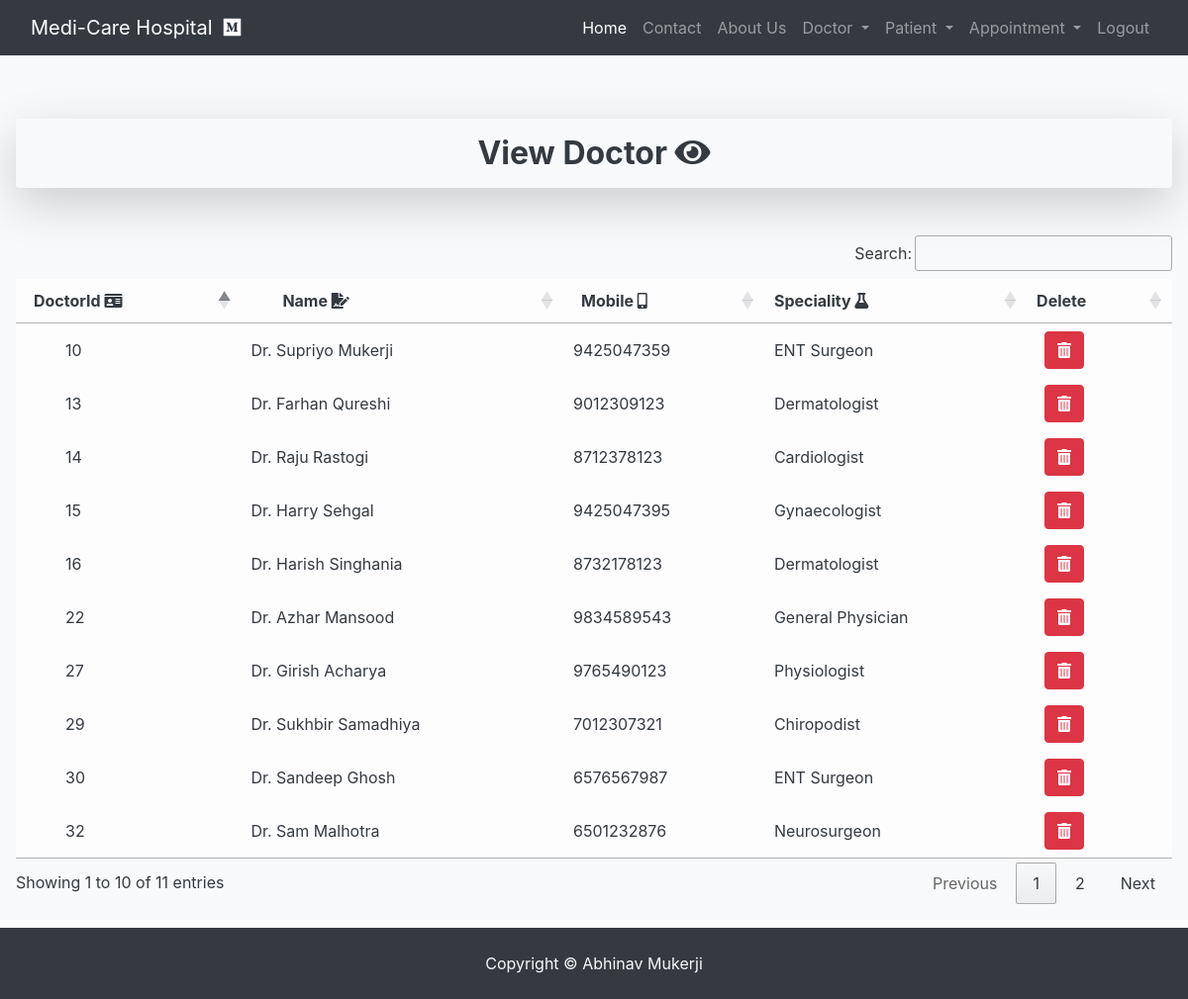
/view_doctor/ (signed in), run on the app's committed database.
### hospital/models.py (models this page shows)
class Doctor(models.Model):
	Name=models.CharField(max_length=50)
	mobile=models.IntegerField(unique=True)
	special=models.CharField(max_length=50)

### hospital/views.py (the view)
# urls.py: path('view_doctor/',View_doctor,name='view_doctor'),
def View_doctor(request):
	if not request.user.is_staff:
		return redirect('login')
	doc=Doctor.objects.all()
	d={'doc':doc}
	return render(request,'view_doctor.html',d)

### hospital/templates/view_doctor.html
{% include 'base.html' %}
{% include 'navigation.html' %}
 <div class="p-3 mb-2 bg-light text-dark">
  <div>
   <br><br>
   <h2 class="text-center"><div class="shadow-lg p-3 mb-5 bg-body rounded"><b>View Doctor <i class="fas fa-eye"></i></b></div></h2>
   <table id="example" class="table-light">
    <thead>
     <tr>
      <th>&ensp;DoctorId <i class="fas fa-id-card"></i></th>
      <th>&ensp;&ensp;&ensp;&ensp;Name <i class="fas fa-file-signature"></i></th>
      <th>&ensp;Mobile <i class="fas fa-mobile-alt"></i></th>
      <th>Speciality <i class="fas fa-flask"></i></th>
      <th>Delete</th>
     </tr>
    </thead>
    <body>
     {% for i in doc %}
     <tr>
      <td>&ensp;&ensp;&ensp;&ensp;&ensp;{{i.id}}</td>
      <td>{{i.Name}}</td>
      <td>{{i.mobile}}</td>
      <td>{{i.special}}</td>
      <td>&ensp;<a href="{% url 'delete_doctor' i.id %}" onclick="return confirm('Are you sure you want to delete?')" class="btn btn-danger"><i class="fas fa-trash-alt"></i></a></td>
     </tr>
     {% endfor %}
    </body>
   </table>
  </div>
 </div>
<footer class="text-center py-4 text-light bg-dark"> Copyright &copy Abhinav Mukerji </footer>

### hospital/templates/base.html (shortened to what this page needs)
{% load static %}
<!DOCTYPE html>
<html lang="en">
<head>
	<link rel="stylesheet" href="https://maxcdn.bootstrapcdn.com/bootstrap/4.5.2/css/bootstrap.min.css">
	<link rel="stylesheet" href="https://use.fontawesome.com/releases/v5.7.0/css/all.css">
	<link rel="stylesheet" type="text/css" href="{% static 'css/mystyle.css' %}">
	<link rel="stylesheet" href="https://cdn.datatables.net/1.10.24/css/jquery.dataTables.min.css" />
	<link rel="stylesheet" href="https://cdn.datatables.net/buttons/1.7.0/css/buttons.dataTables.min.css" />
</head>
<body>
</body>
</html>

### hospital/templates/navigation.html (shortened to what this page needs)
<nav class="navbar navbar-expand-lg navbar-dark bg-dark">
  <div class="container-fluid">
    <a class="navbar-brand" href="{% url 'home' %}"">Medi-Care Hospital &nbsp<i class="fab fa-medium"></i></a>
    <div class="collapse navbar-collapse" id="navbarSupportedContent">
      <ul class="navbar-nav ml-auto mb-2 mb-lg-0">
        <li class="nav-item">
          <a class="nav-link active" aria-current="page" href="{% url 'home' %}">Home</a>
        </li>
        <li class="nav-item">
          <a class="nav-link" href="{% url 'contact' %}">Contact</a>
        </li>
	<li class="nav-item">
          <a class="nav-link" href="{% url 'about' %}">About Us</a>
        </li>
	{% if request.user.is_staff %}
        <li class="nav-item dropdown">
          <a class="nav-link dropdown-toggle" href="#" id="navbarDropdown" role="button" data-toggle="dropdown" aria-haspopup="true" aria-expanded="false">
            Doctor
          </a>
        </li>
	<li class="nav-item dropdown">
          <a class="nav-link dropdown-toggle" href="#" id="navbarDropdown" role="button" data-toggle="dropdown" aria-haspopup="true" aria-expanded="false">
            Patient
          </a>
        </li>
	<li class="nav-item dropdown">
          <a class="nav-link dropdown-toggle" href="#" id="navbarDropdown" role="button" data-toggle="dropdown" aria-haspopup="true" aria-expanded="false">
            Appointment
          </a>
        </li>
        <li class="nav-item">
          <a class="nav-link" href="{% url 'logout_admin' %}">Logout</a>
        </li>
	{% endif %}
      </ul>
    </div>
  </div>
</nav>

### data on the page
Doctor: id "10", Name "Dr. Supriyo Mukerji", mobile "9425047359", special "ENT Surgeon"
Doctor: id "13", Name "Dr. Farhan Qureshi", mobile "9012309123", special "Dermatologist"
Doctor: id "14", Name "Dr. Raju Rastogi", mobile "8712378123", special "Cardiologist"
Doctor: id "15", Name "Dr. Harry Sehgal", mobile "9425047395", special "Gynaecologist"
Doctor: id "16", Name "Dr. Harish Singhania", mobile "8732178123", special "Dermatologist"
Doctor: id "22", Name "Dr. Azhar Mansood", mobile "9834589543", special "General Physician"
Doctor: id "27", Name "Dr. Girish Acharya", mobile "9765490123", special "Physiologist"
Doctor: id "29", Name "Dr. Sukhbir Samadhiya", mobile "7012307321", special "Chiropodist"
Doctor: id "30", Name "Dr. Sandeep Ghosh", mobile "6576567987", special "ENT Surgeon"
Doctor: id "32", Name "Dr. Sam Malhotra", mobile "6501232876", special "Neurosurgeon"
